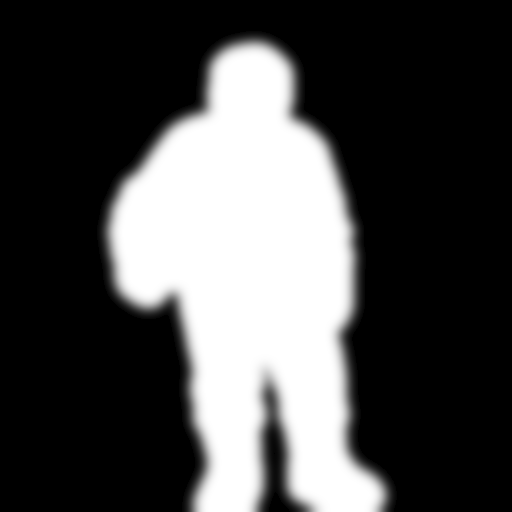
#> input picture configs/anima/boss-teachers/6946a8291b1ed14eeeae8070bd688aadfd6f2c0f6e705433bc47bcbfe3c028c2.png, 512 x 512 px, given in place of boss-teachers, which was not available
$ python final_boss_frame_padding.py ../configs/anima/boss-teachers
#> lines starting #> are read from the running program, lines starting #| are printed output that depends on the picture; after the words box and inside, x2 and y2 are one past the last pixel; in counts of white or black regions, pixels touching at a corner belong together
#> further down, image is the input picture: PIL image 512x512 L; min 0, max 255, mean 74.2
"""Measure straight near-white margins in native Final Boss renders."""

import argparse
import json
from pathlib import Path

import numpy as np
from PIL import Image


PIXEL_MIN = 247
LINE_FRACTION_MIN = 0.995
MIN_WIDTH = 8


def width_from_edge(white_fraction):
    gaps = np.flatnonzero(white_fraction < LINE_FRACTION_MIN)
    width = int(gaps[0]) if len(gaps) else len(white_fraction)
    return width if MIN_WIDTH <= width < len(white_fraction) else 0


def white_margins(image):
    """Return the widths of near-white bands attached to the four image edges."""
    white = (np.asarray(image.convert("RGB")) >= PIXEL_MIN).all(axis=2)
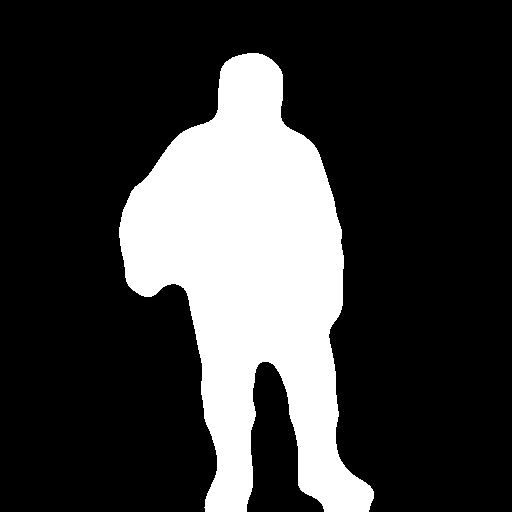
#> white: shape (512, 512) bool; 23.2% white; 1 white region, box (x1, y1, x2, y2) and area: (119, 53, 374, 512) 60780
    rows = white.mean(axis=1)
#> rows = 512 values, max 0.436 at index 229, min 0 at index 0, mean 0.232
    columns = white.mean(axis=0)
#> columns = 512 values, max 0.895 at index 242, min 0 at index 0, mean 0.232
    return {"top": width_from_edge(rows), "bottom": width_from_edge(rows[::-1]),
            "left": width_from_edge(columns), "right": width_from_edge(columns[::-1])}
#> in width_from_edge, `gaps = np.flatnonzero(white_fraction < LINE_FRACTION_MIN)`: gaps = 512 values from 0 to 511
#> in width_from_edge, `width = int(gaps[0]) if len(gaps) else len(white_fraction)`: width = 0


if __name__ == "__main__":
    parser = argparse.ArgumentParser(description=__doc__)
    parser.add_argument("images", type=Path, nargs="+")
    args = parser.parse_args()
    for path in args.images:
        with Image.open(path) as image:
            print(json.dumps({"image": str(path), "edges": white_margins(image)}))
#| {"image": "../configs/anima/boss-teachers", "edges": {"top": 0, "bottom": 0, "left": 0, "right": 0}}

$ run again, on configs/anima/boss-teachers/6ac380c1fbf9ede60a202427f609594e5b4b27c40e54c140494118d035b8689c.png
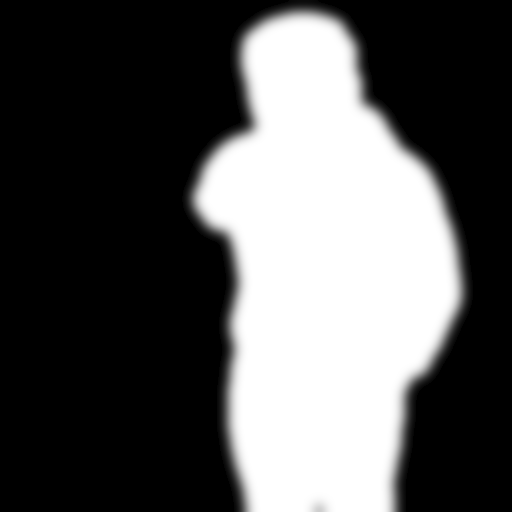
#> input picture configs/anima/boss-teachers/6ac380c1fbf9ede60a202427f609594e5b4b27c40e54c140494118d035b8689c.png, 512 x 512 px, given in place of boss-teachers, which was not available
#> image is the input picture: PIL image 512x512 L; min 0, max 255, mean 87.1
#> in white_margins, `white = (np.asarray(image.convert("RGB")) >= PIXEL_MIN).all(axis=2)`:
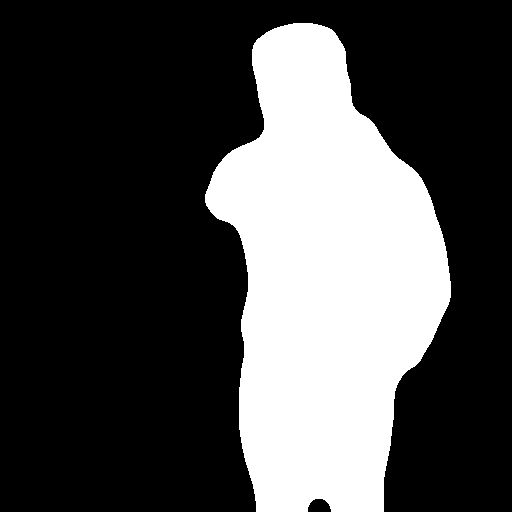
#> white: shape (512, 512) bool; 29.4% white; 1 white region, box (x1, y1, x2, y2) and area: (205, 23, 451, 512) 76985
#> rows = 512 values, max 0.443 at index 200, min 0 at index 0, mean 0.294
#> columns = 512 values, max 0.955 at index 293, min 0 at index 0, mean 0.294
#> gaps = 512 values from 0 to 511
#> width = 0
#| {"image": "../configs/anima/boss-teachers", "edges": {"top": 0, "bottom": 0, "left": 0, "right": 0}}

$ run again, on configs/anima/boss-teachers/9c6940e4d4b483cb45f803a40939865d3e4455b420816787a9477cd261ebead5.png
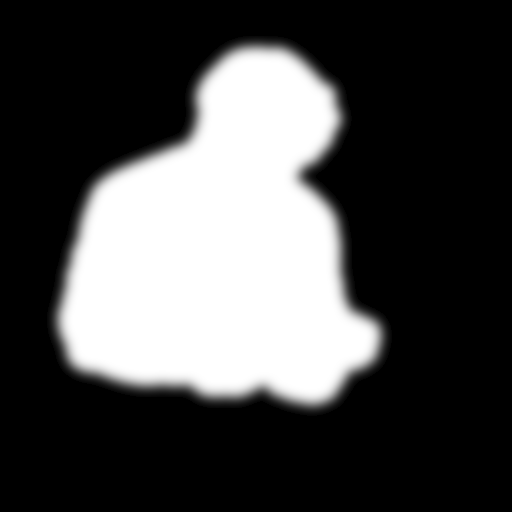
#> input picture configs/anima/boss-teachers/9c6940e4d4b483cb45f803a40939865d3e4455b420816787a9477cd261ebead5.png, 512 x 512 px, given in place of boss-teachers, which was not available
#> image is the input picture: PIL image 512x512 L; min 0, max 255, mean 73.8
#> in white_margins, `white = (np.asarray(image.convert("RGB")) >= PIXEL_MIN).all(axis=2)`:
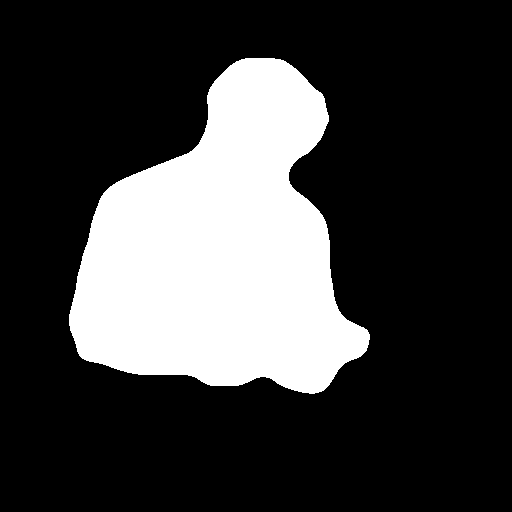
#> white: shape (512, 512) bool; 24.3% white; 1 white region, box (x1, y1, x2, y2) and area: (69, 58, 370, 394) 63761
#> rows = 512 values, max 0.582 at index 330, min 0 at index 0, mean 0.243
#> columns = 512 values, max 0.639 at index 283, min 0 at index 0, mean 0.243
#> gaps = 512 values from 0 to 511
#> width = 0
#| {"image": "../configs/anima/boss-teachers", "edges": {"top": 0, "bottom": 0, "left": 0, "right": 0}}
